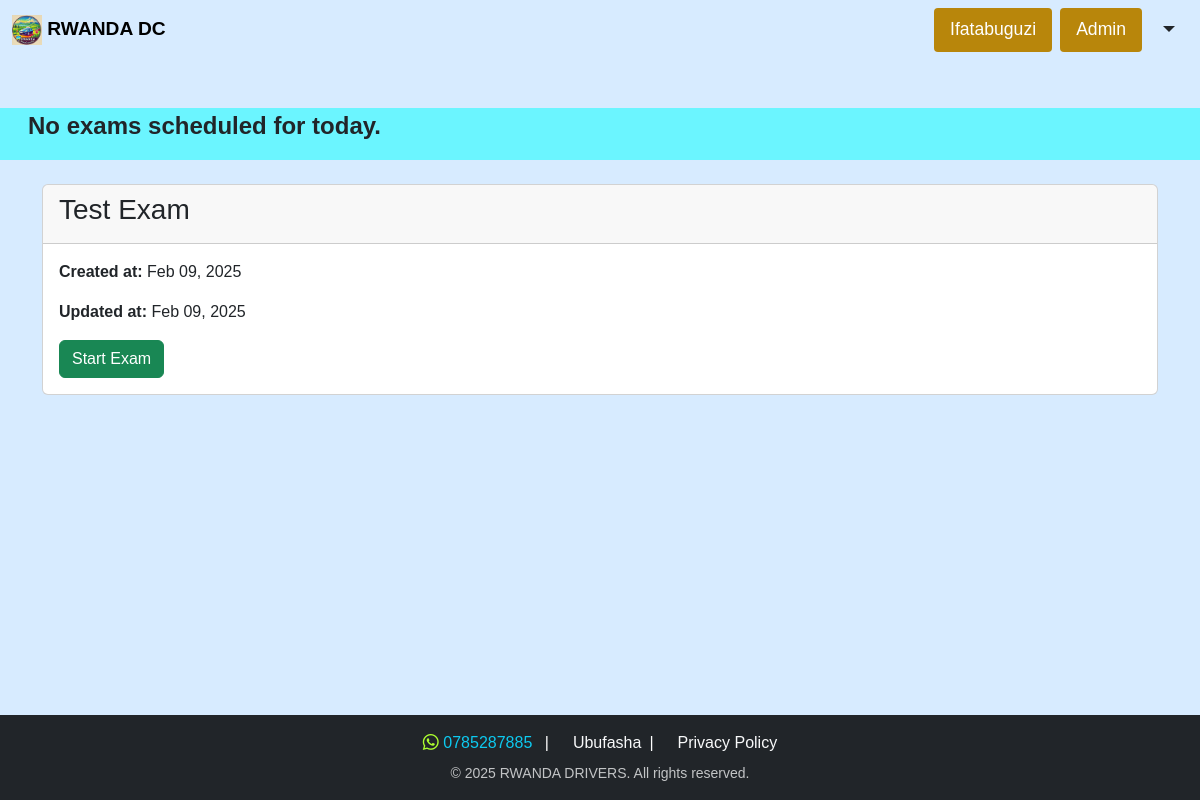
/exam-detail/2/ (signed in), run on an earlier commit of the app's database.
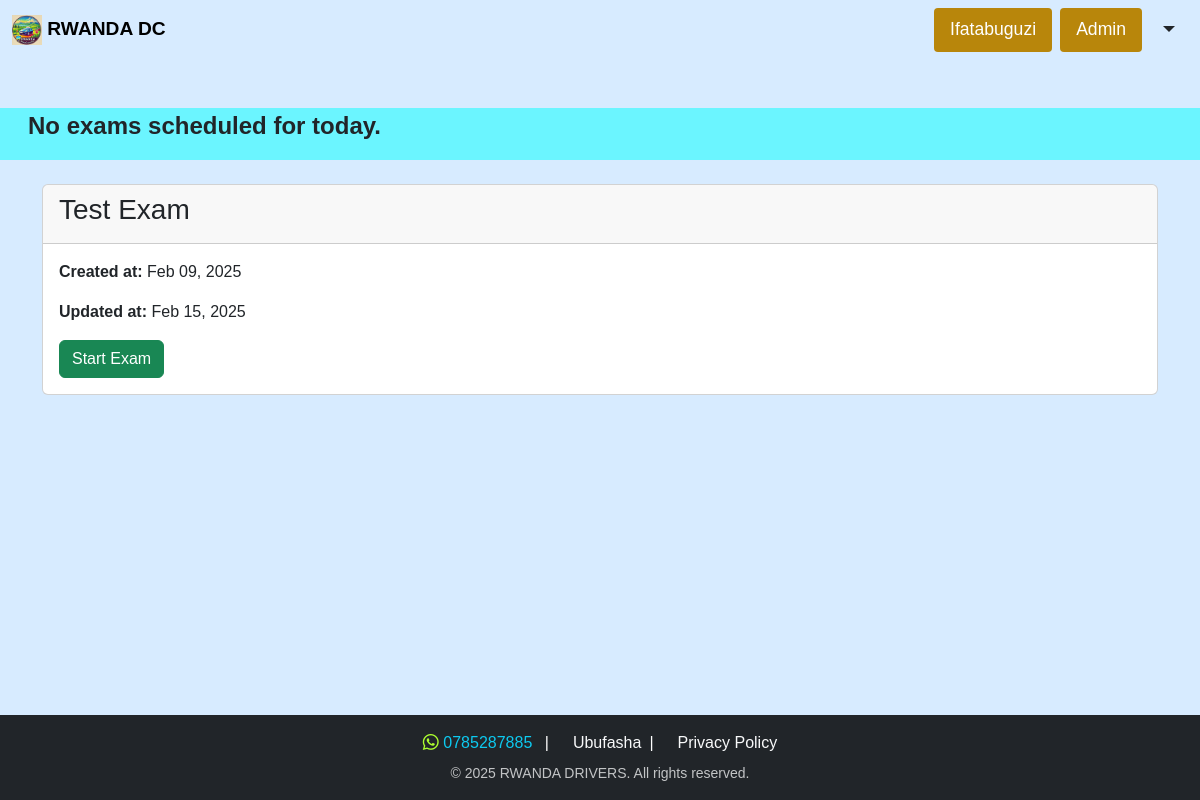
And on a later commit of the database.
### app/models.py (models this page shows, shortened)
class Exam(models.Model):
    TYPE_CHOICES = [
        ('Ibimenyetso', 'Ibimenyetso'),
        ('Ibyapa', 'Ibyapa'),
        ('Bivanze', 'Bivanze'),
        ('Ibindi', 'Ibindi'),
    ]
    title = models.CharField(max_length=500, choices=TYPE_CHOICES, blank=True)
    questions = models.ManyToManyField(Question, related_name='exams')
    duration = models.PositiveIntegerField(default=20,help_text="Duration of the exam in minutes")
    created_at = models.DateTimeField(auto_now_add=True)
    updated_at = models.DateTimeField(auto_now=True)
    is_active = models.BooleanField(default=False)

### app/decorators.py (the view)
    @login_required
    def wrapper(request, *args, **kwargs):
        if not request.user.is_subscribed:
            return redirect('subscription')
        return view_func(request, *args, **kwargs)

### app/context_processors.py (called while the page is built)
def exams_slider_context(request):
    now = timezone.localtime(timezone.now())
    start_of_day = now.replace(hour=0, minute=0, second=0, microsecond=0)
    end_of_day = now.replace(hour=23, minute=59, second=59, microsecond=999999)
    return {
        'exams_scheduled': ScheduledExam.objects.filter(
            scheduled_datetime__range=(start_of_day, end_of_day)
        ),
    }

### app/models.py (called while the page is built)
    @property
    def is_subscribed(self):
        if not hasattr(self, 'subscription'):
            return False
        return (
            self.subscription.expires_at and
            self.subscription.expires_at >= timezone.now().date() and
            self.subscription.active
        )

### app/views.py (called while the page is built)
@login_required
def exam_detail(request, pk):
    exam_obj = get_object_or_404(Exam, pk=pk)
    if not request.user.is_authenticated or not request.user.is_subscribed:
        messages.warning(request, "Your subscription has expired. Please subscribe to continue.")
        return redirect('subscription')
    return render(request, 'exam_detail.html', {'exam': exam_obj})

### templates/exam_detail.html (shortened to what this page needs)
{% extends 'base.html' %}
{% block content %}
<div class="card">
    <div class="card-header">
        <h3>{{ exam.title }}</h3>
    </div>
    <div class="card-body">
        <p><strong>Created at:</strong> {{ exam.created_at|date:"M d, Y" }}</p>
        <p><strong>Updated at:</strong> {{ exam.updated_at|date:"M d, Y" }}</p>
        <a href="{% url 'exam' exam.id 1 %}" class="btn btn-success">Start Exam</a>
    </div>
</div>
{% endblock %}

What changed in the data, as far as the page shows it:
changed Exam "Test Exam": updated_at "Feb 09, 2025" → "Feb 15, 2025"
